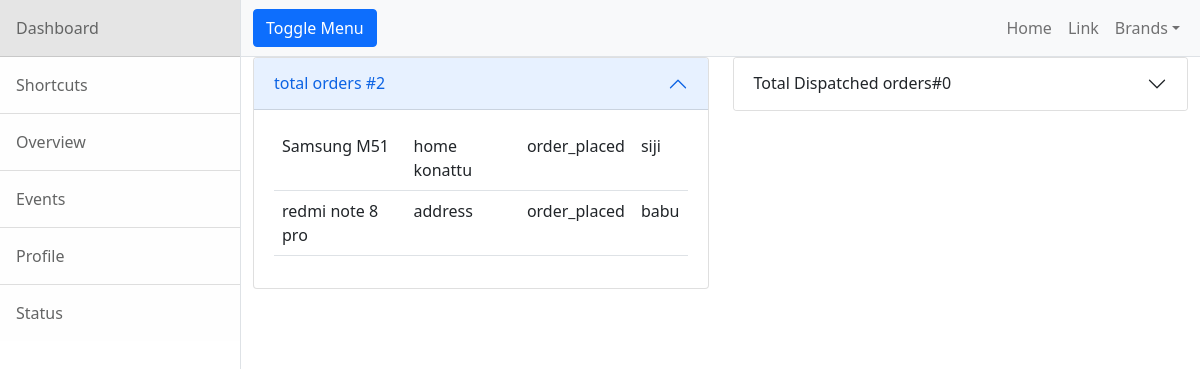
The page /owner/ (signed in) on the database its author committed.
### customer/models.py (models this page shows)
class Orders(models.Model):
    product=models.ForeignKey(Mobile,on_delete=models.CASCADE)
    address=models.CharField(max_length=250)
    options=(
        ("order_placed","order_placed"),
        ("cancelled","cancelled"),
        ("dispated","dispated"),
        ("in_transit","in_transit"),
        ("ready_to_deliver","ready_to_deliver"),
        ("delivered","delivered"),)
    status=models.CharField(max_length=120,choices=options,default="order_placed")
    user=models.CharField(max_length=120)

### owner/models.py (models this page shows, shortened)
class Mobile(models.Model):
    mobile_name=models.CharField(max_length=100,unique=True)
    brand=models.ForeignKey(Brand,on_delete=models.CASCADE,null=True)
    price=models.IntegerField(blank=False)
    memory=models.CharField(max_length=120)
    os=models.CharField(max_length=120)
    specs=models.CharField(max_length=120)
    image=models.ImageField(upload_to="images")

### owner/views.py (the view)
# urls.py: path('',OwnerHomeView.as_view(),name="base"),
@method_decorator(admin_permission_required, name='dispatch')
class OwnerHomeView(TemplateView):
    template_name = "index.html"
    model=Orders
    def get_context_data(self, **kwargs):
        context = super().get_context_data(**kwargs)
        count = self.model.objects.filter(status="order_placed").count()
        context["oredrcount"]=count
        context["orders"]=self.model.objects.filter(status="order_placed")
        qs=self.model.objects.filter(status="dispated")
        context["orders_dispated"] = qs
        context["orders_dispated_count"]=qs.count()
        return context

### owner/templates/index.html (shortened to what this page needs)
<!DOCTYPE html>
{%extends 'base.html'%}
{%load static%}
{%block body_block%}
<div class="row">
    <div class="col-6">
        <div class="accordion-item">
    <h2 class="accordion-header" id="headingOne">
      <button class="accordion-button" type="button" data-bs-toggle="collapse" data-bs-target="#collapseOne" aria-expanded="true" aria-controls="collapseOne">
       total orders #{{oredrcount}}
      </button>
    </h2>
    <div id="collapseOne" class="accordion-collapse collapse show" aria-labelledby="headingOne" data-bs-parent="#accordionExample">
      <div class="accordion-body">
        <table class="table">
            {%for order in orders%}
            <tr>
                <td>{{order.product.mobile_name}}</td>
                 <td>{{order.address}}</td>
                    <td>{{order.status}}</td>
                    <td>{{order.user}}</td>
            </tr>
          {%endfor%}
        </table>
    </div>
  </div>
</div>
    </div>
    <div class="col-6">
         <div class="accordion-item">
    <h2 class="accordion-header" id="headingTwo">
      <button class="accordion-button collapsed" type="button" data-bs-toggle="collapse" data-bs-target="#collapseTwo" aria-expanded="false" aria-controls="collapseTwo">
        Total Dispatched orders#{{orders_dispated_count}}
      </button>
    </h2>
  </div>
    </div>
{%endblock%}

### rows shown on the page
Orders: product.mobile_name "Samsung M51", address "home konattu", status "order_placed", user "siji"
Orders: product.mobile_name "redmi note 8 pro", address "address", status "order_placed", user "babu"

### other values the page prints
{{ oredrcount }} "2"
{{ orders_dispated_count }} "0"
